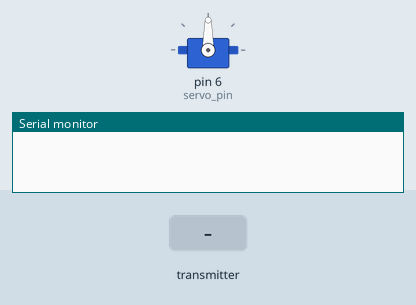
The sketch below on a simulated Arduino Uno, built with avr-gcc and run on an emulated ATmega328P. Parts: servo, the last lines printed to the serial monitor. The inputs (shaded band) are chosen by the test bench. No radio packets arrive unless stated.

Above: at 1.2 s.
1.3 s: the transmitter starts sending x_pos = 0
At 2.5 s:
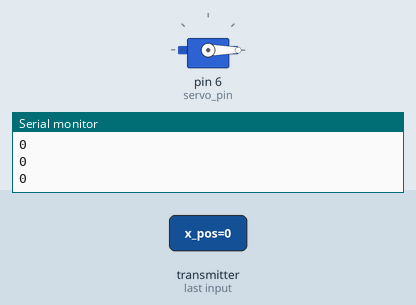
2.8 s: the transmitter starts sending x_pos = 256
At 3.6 s:
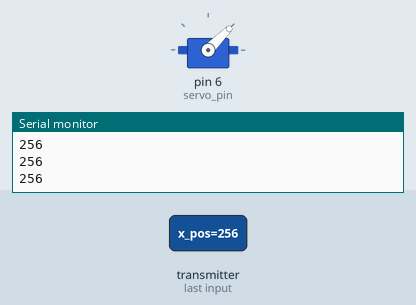
4.3 s: the transmitter starts sending x_pos = 1023
At 4.8 s:
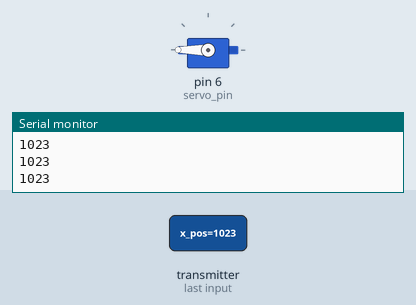
5.8 s: the transmitter starts sending x_pos = 512
At 7.1 s:
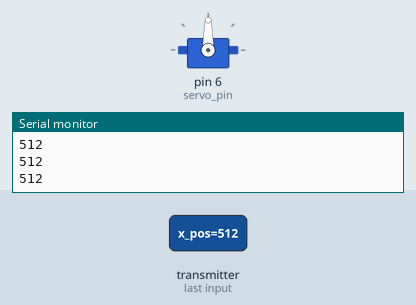
Timing chart, 0 to 8.3 s (numbered marks = the images above; inputs shaded):
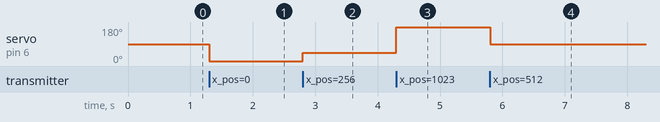

Measured:
- after the input at 1.3 s, servo on pin 6 (servo_pin): 90° → 0° at once
- after the input at 2.8 s, servo on pin 6 (servo_pin): 0° → 45° at once
- after the input at 4.3 s, servo on pin 6 (servo_pin): 45° → 180° at once
- after the input at 5.8 s, servo on pin 6 (servo_pin): 180° → 90° at once

The sketch:

receiver_code.ino
```cpp
#include <SPI.h>
#include <nRF24L01.h>
#include <RF24.h>
#include <Servo.h>
Servo servo;
RF24 radio(7, 8); // CSN, CE
const byte address[6] = "00001";
int servo_pin = 6;

void setup() {
  Serial.begin(9600);
  radio.begin();
  servo.attach (servo_pin ) ;
  radio.openReadingPipe(0, address);
  radio.setPALevel(RF24_PA_MIN);
  radio.startListening();
}

void loop() {
  if (radio.available()) {
    int x_pos ;
    radio.read(&x_pos, sizeof(x_pos));
    Serial.println(x_pos);
    x_pos = map(x_pos, 0, 1023, 0, 180);
    if (x_pos>400 && x_pos<600)
    {

    }
    else{
    servo.write (x_pos) ;
    }
  }
}
```
